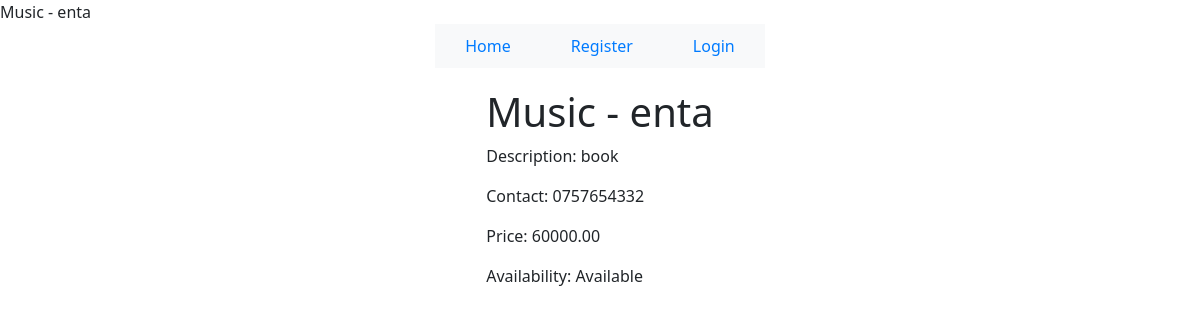
Screenshot of /catalog/entertainment/12/ with the database file from the repository.
### catalog/models.py (models this page shows, shortened)
class Entertainment(models.Model):
    AVAILABILITY_CHOICES = [
        ('A', 'Available'),
        ('N', 'Not Available'),
    ]
    ENTERTAINMENT_TYPES = [
        ('music', 'Music'),
        ('comedy', 'Comedy'),
        ('magic', 'Magic'),
        ('dance', 'Dance'),
        ('other', 'Other'),
    ]
    user_id = models.ForeignKey(settings.AUTH_USER_MODEL, on_delete=models.SET_NULL, null=True, blank=True)
    entertainment_id = models.AutoField(primary_key=True)
    service_name = models.CharField(max_length=255, default='')
    entertainment_type = models.CharField(max_length=10, choices=ENTERTAINMENT_TYPES, default='other')
    description = models.TextField()
    contact = models.CharField(max_length=255)
    availability_status = models.CharField(max_length=1, choices=AVAILABILITY_CHOICES, default='A')
    price = models.DecimalField(max_digits=10, decimal_places=2)

### catalog/views.py (the view)
# urls.py: path('entertainment/<int:entertainment_id>/', views.entertainment_single, name='entertainment_single'),
def entertainment_single(request, entertainment_id):
    entertainment = get_object_or_404(Entertainment, entertainment_id=entertainment_id)
    is_entertainer = request.user.is_authenticated and request.user.groups.filter(name='Entertainer').exists()
    is_website_user = request.user.is_authenticated and request.user.groups.filter(name='Website Users').exists()
    context = {
        'entertainment': entertainment,
        'is_entertainer': is_entertainer,
        'is_website_user': is_website_user,
    }
    return render(request, 'entertainment_single.html', context=context)

### catalog/templates/entertainment_single.html (shortened to what this page needs)
{% extends 'base_generic.html' %}
{% block title %}{{ entertainment.get_entertainment_type_display }} - {{ entertainment.service_name }}{% endblock %}
{% block content %}
  <h1>{{ entertainment.get_entertainment_type_display }} - {{ entertainment.service_name }}</h1>
  <p>Description: {{ entertainment.description }}</p>
  <p>Contact: {{ entertainment.contact }}</p>
  <p>Price: {{ entertainment.price }}</p>
  <p>Availability: {{ entertainment.get_availability_status_display }}</p>
{% endblock %}

### rows the page displays
Entertainment: service_name "enta", entertainment_type "Music", description "book", contact "0757654332", price "60000.00", availability_status "Available"
